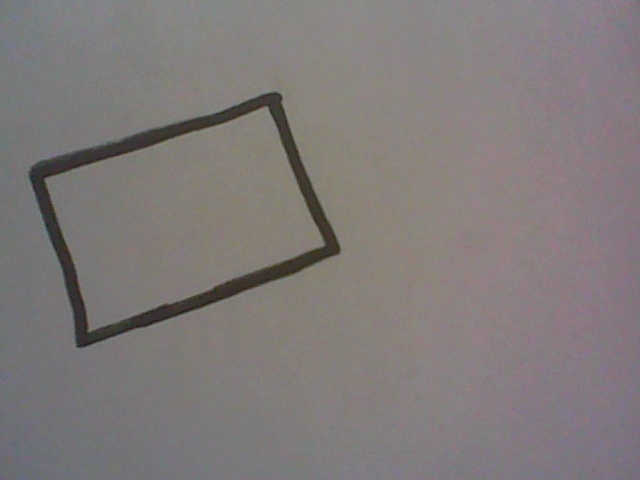
#> input picture OpenCV/image.jpg, 640 x 480 px
$ python draw_filled_contour.py   (Python 2 division)   (older library calls are emulated)
#> lines starting #> are read from the running program, lines starting #| are printed output that depends on the picture; after the words box and inside, x2 and y2 are one past the last pixel; in counts of white or black regions, pixels touching at a corner belong together
#importing required packages
import numpy as np
import cv2


#reading source image from file
img = cv2.imread('image.jpg')
#> img is the input picture: shape (480, 640, 3); mean B, G, R 121.9, 122.3, 128.1
cv2.imshow('Image',img)
cv2.waitKey(0)

#converting source image to grayscale
gray_image = cv2.cvtColor(img, cv2.COLOR_BGR2GRAY)

#applying a smoothing filter to the grayscale image
blur = cv2.GaussianBlur(gray_image,(3,3),0)
cv2.imshow('Blurred-Image',blur)
cv2.waitKey(0)

#Thresholding the blurred image
#ret,thresh1 = cv2.threshold(blur,10,255,cv2.THRESH_BINARY)
#thresh1 = cv2.adaptiveThreshold(blur,255,cv2.ADAPTIVE_THRESH_GAUSSIAN_C,cv2.THRESH_BINARY,11,2)
#thresh1 = cv2.GaussianBlur(thresh1,(5,5),0)
ret,thresh1 = cv2.threshold(blur,0,255,cv2.THRESH_BINARY+cv2.THRESH_OTSU)
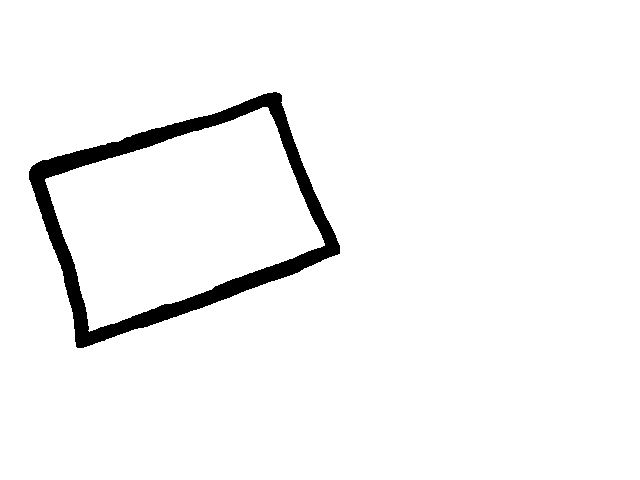
#> thresh1: shape (480, 640); 96.2% white; 1 black region
#> ret = 92
cv2.imshow('Thresholded-Image', thresh1)
cv2.waitKey(0)


#drawing contours on processed image
contours, hierarchy = cv2.findContours(thresh1.copy(), cv2.RETR_TREE, cv2.CHAIN_APPROX_SIMPLE)
#> contours = 3 contours; box (x1, y1, x2, y2) and area: (0, 0, 640, 480) 306081, (28, 91, 341, 349) 49265, (45, 107, 325, 332) 36718

#finding image dimensions to compute area
height, width, channels = img.shape
#> height = 480; width = 640; channels = 3
print height, width, channels
#| 480 640 3

#finding number of contours
print('len(contours)=',len(contours))
#| len(contours)= 3

#locating child contours
print(hierarchy)
#| [[[-1 -1  1 -1]
#|   [-1 -1  2  0]
#|   [-1 -1 -1  1]]]
a = hierarchy[0,0,2]
#> a = 1
print ('a=', a)
#| a= 1
b = hierarchy[0,a,0]
#> b = -1
print  ('b=', b)
#| b= -1

#this check is performed to eliminate smaller shapes
#that may be contoured due to noise/ lighting
#also includes the point polygon test
#if (cv2.contourArea(contours[a])>cv2.contourArea(contours[b])):
cimg=np.zeros_like(img)
for i in range(0, len(contours)-1):
 cv2.drawContours(cimg, contours, a, (0,255,0), cv2.cv.CV_FILLED)
 #cv2.fillPoly(img, pts = contours[a], color = (255,255,255))
 cv2.imshow('Sid-Image', cimg)
 cv2.waitKey(0)
#> this loop made 2 passes
#> pass 1, `cv2.imshow('Sid-Image', cimg)`:
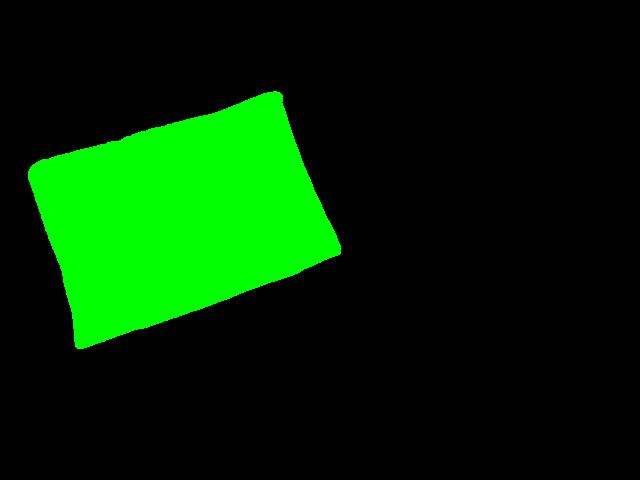
#> window 'Sid-Image': shape (480, 640, 3); mean B, G, R 0, 41.2, 0

#display contour of shape
cv2.imshow('CONTOURS',img)
cv2.waitKey(0)


cv2.destroyAllWindows

$ run again, with OpenCV/im.jpg copied over OpenCV/image.jpg
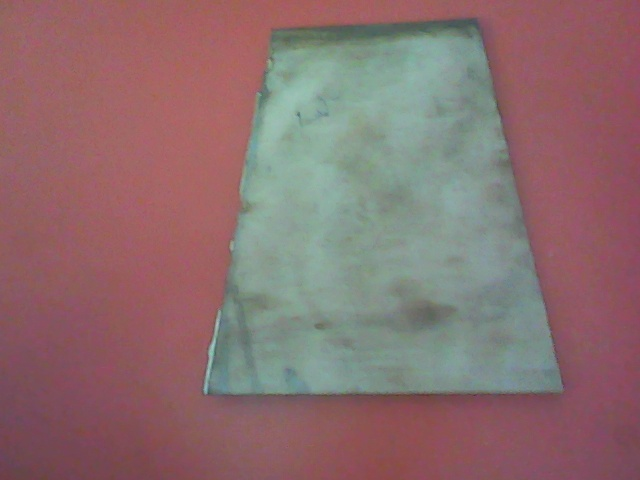
#> input picture OpenCV/im.jpg, 640 x 480 px
#> img is the input picture: shape (480, 640, 3); mean B, G, R 110.6, 109.9, 139.4
#> `ret,thresh1 = cv2.threshold(blur,0,255,cv2.THRESH_BINARY+cv2.THRESH_OT..`:
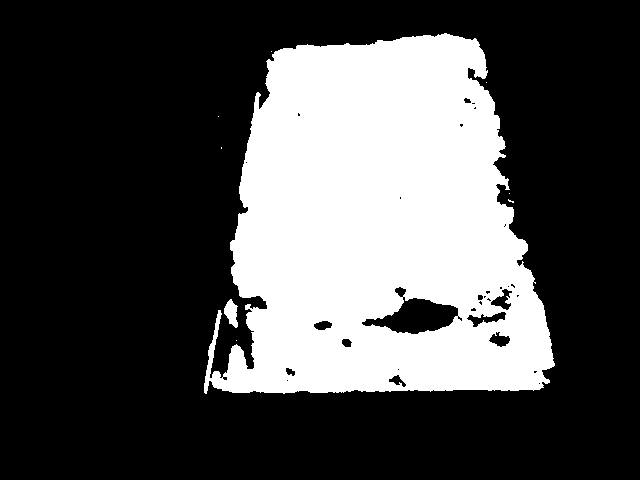
#> thresh1: shape (480, 640); 30% white; 9 white regions (7 under 20 px)
#> ret = 126
#> contours = 43 contours, 30 with area under 20; largest, box (x1, y1, x2, y2) and area: (204, 33, 555, 394) 94063, (361, 296, 459, 335) 2070, (466, 311, 507, 328) 292, (490, 288, 513, 311) 242, (224, 299, 238, 328) 222
#| 480 640 3
#| len(contours)= 43
#> (printed output is left out)
#> a = -1
#| a= -1
#| b= -1
#> the loop `for i in range(0, len(contours)-1):` made 42 passes
#> pass 1, `cv2.imshow('Sid-Image', cimg)`:
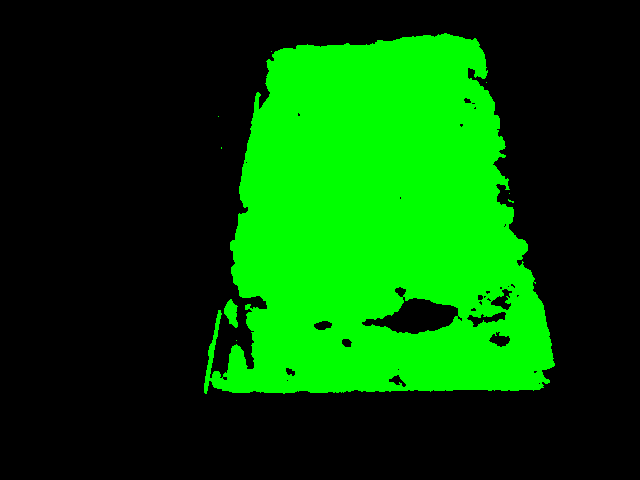
#> window 'Sid-Image': shape (480, 640, 3); mean B, G, R 0, 76.4, 0
